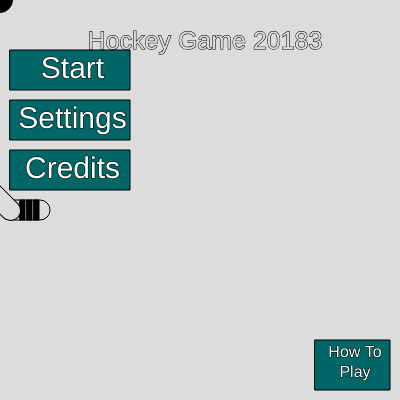
Frame 1 (no input)
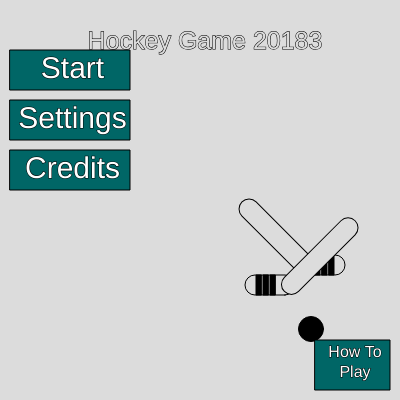
Frame 60 (no input)
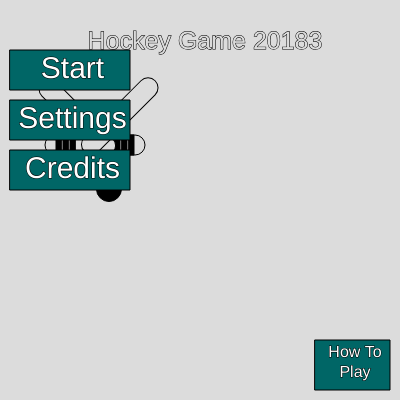
Frame 120 (the mouse pressed at the canvas centre since frame 60)

The p5.js sketch that drew these frames (run headless with seeded random() and noise() and a simulated clock; from frame 60 on, the mouse is pressed at the canvas centre):

// p5.js sketch
// ── sketch.js
function setup() {
  createCanvas(400, 400);
  background(220);
	textAlign(CENTER);
}
// an in-game variable, controlling 
// where you are looking on the map.
var buttonArray = [];
var scroll = [0, 0];
var Score = 100;
var Players = 0;
var PlayerType = 0;
var playerSpeed = 5;
var CompleteControl = false;
// controls what you see
var scene = 1;
var inGame = false;
var GameMode = 0;
// Changes the difficulty of the CPUs and the 
// color of the buttons
var difficulty = 1;
var stick1 = [0, 200, 1, 0];
var stick2 = [0, 0, 0, 1];
var puck = [0, 0, 0, 0];
// Key Changing Variables
var changeKey = 0;
var P1 = {Up: 38, Down: 40, Left: 37, Right: 39, shoot: 77, keyName: {}, speedX: 0, speedY: 0};
var P2 = {Up: 87, Down: 83, Left: 65, Right: 68, shoot: 82, keyName: {}, speedX: 0, speedY: 0};
P1.keyName = {Up: "Up Arrow", Down: "Down Arrow", Left: "Left Arrow", 
							Right: "Right Arrow", Shoot: "M"};
P2.keyName = {Up: "W", Down: "S", Left: "A", Right: "D", Shoot: "R"};

var team1 = [];
var team2 = [];

var teamCreate = function (color1, color2, color3, color4) {
	for (var i = 0; i < 10; i ++) {
		team1[i] = {posX: 0, posY: 0, facing: 0, UserAssigned: 0, color:color1};
		console.log(1);
	}
	team1[0].posNum = 1;
	team1[1].posNum = 1;
	team1[2].posNum = 2;
	team1[3].posNum = 2;
	team1[4].posNum = 3;
	team1[5].posNum = 3;
	team1[6].posNum = 4;
	team1[7].posNum = 4;
	team1[8].posNum = 5;
	team1[9].posNum = 5;
	for (i = 10; i < 12; i ++) {
		team1[i] = {posX: 0, posY: 0, facing:0, UserAssigned: 0, color:color2, posNum:6}
		console.log(1);
	}
	for (i = 0; i < 10; i ++) {
		team2[i] = {posX: 0, posY: 0, facing:0, UserAssigned: 0, color:color3}
		console.log(1);
	}
	team2[0].posNum = 1;
	team2[1].posNum = 1;
	team2[2].posNum = 2;
	team2[3].posNum = 2;
	team2[4].posNum = 3;
	team2[5].posNum = 3;
	team2[6].posNum = 4;
	team2[7].posNum = 4;
	team2[8].posNum = 5;
	team2[9].posNum = 5;
	for (i = 10; i < 12; i ++) {
		team2[i] = {posX: 0, posY: 0, facing:0, UserAssigned: 0, color:color4, posNum:6}
		console.log(1);
	}
}

// creates genaralised button & Slider variables
var OneButton = true;
// Sliders
function slider (min, max, x, y, w, h, scene, title, valueChange, pos) {
	this.x = x;
	this.y = y;
	this.width = w;
	this.height = h;
	this.scene = scene;
	this.words = title;
	this.min = min;
	this.max = max + valueChange;
	this.pos = pos;
	this.hovering = false;
	this.change = valueChange;
}

slider.prototype.hover = function () {
	this.hovering = false;
	if (scene === this.scene) {
		noFill();
		rect(this.x, this.y + this.height / 3, this.width, this.height / 3);
		if (difficulty === 1) {
			fill(0, 102, 102);
		}
		else if (difficulty === 2) {
			fill(10, 51, 102);
		}
		else {
			fill(10, 10, 102);
		}
		rect(this.x + this.pos * this.width / (this.max - this.min), this.y, 
				 this.width / (this.max - this.min), this.height);
		text(this.words, this.x, this.y - 15, this.width, this.height);
		fill(255, 255, 255);
		text(this.pos, this.x + this.pos * this.width / (this.max - this.min), this.y + this.height / 5, 
				 this.width / (this.max - this.min), this.height);
		if (mouseX > this.x && mouseX < this.x + this.width && mouseY > this.y && mouseY < this.y + this.height) {
			this.hovering = true;
		}
	}
}

slider.prototype.posChange = function () {
	if ((this.pos + this.change / 2) * this.width / (this.max - this.min) + this.width / (this.max - this.min) < mouseX && 
				this.scene === scene && this.pos + this.change <= this.max) {
			this.pos += this.change;
	}
	else if ((this.pos - this.change / 2) * this.width / (this.max - this.min) + this.width / (this.max - this.min) > mouseX && 
				this.scene === scene && this.pos - this.change >= this.min) {
		this.pos -= this.change;
		
	}
}

function button (x, y, width, height, scene, text, TextSize, scene2)  {
  this.x = x;
  this.y = y;
  this.width = width;
  this.height = height;
  this.scene = scene;
  this.words = text;
  this.hovering = false;
	this.TextSize = TextSize;
	this.gotoScene = scene2;
}
button.prototype.draw = function () {
	if (this.scene === scene) {
		if (this.hovering) {
			if (difficulty === 1) {
				fill(102, 102, 0);
			}
			else if (difficulty === 2) {
				fill(102, 51, 10);
			}
			else {
				fill(102, 10, 10);
			}
			rect(this.x, this.y, this.width, this.height);
			fill(255, 255, 255);
			text(this.words, this.x + 5, this.y + 5, 
				 this.width - 5, 
				 this.height - 5);
		} 
		else {
			if (difficulty === 1) {
				fill(0, 102, 102);
			}
			else if (difficulty === 2) {
				fill(10, 51, 102);
			}
			else {
				fill(10, 10, 102);
			}
			rect(this.x, this.y, this.width, this.height);
			fill(255, 255, 255);
			text(this.words, this.x + 5, this.y + 5, 
				 this.width - 5, 
				 this.height - 5);
		}
	}
}
// conatins the code for drawing the buttons
// calls the function to change the color of the button
// & change a variable on wheather the button is selected.
button.prototype.hover = function (lll) {
	textSize(this.TextSize);
  if (this.x < mouseX && this.y < mouseY && 
      this.x + this.width > mouseX && this.y + this.height > mouseY && 
      scene === this.scene) {
		if (OneButton) {
			OneButton = false;
			if (difficulty === 1) {
				fill(102, 102, 0);
			}
			else if (difficulty === 2) {
				fill(102, 51, 10);
			}
			else {
				fill(102, 10, 10);
			}
			if (lll === 3) {
				fill(102, 102, 0);
			}
			else if (lll === 2) {
				fill(102, 51, 10);
			}
			else if (lll === 1) {
				fill(102, 10, 10);
			}
			rect(this.x, this.y, this.width, this.height);
			fill(255, 255, 255);
			text(this.words, this.x + 5, this.y + 5, 
				 this.width - 5, 
				 this.height - 5);
			this.hovering = true;
		} else {
			if (difficulty === 1) {
				fill(0, 102, 102);
			}
			else if (difficulty === 2) {
				fill(10, 51, 102);
			}
			else {
				fill(10, 10, 102);
			}
			if (lll === 3) {
				fill(0, 102, 102);
			}
			else if (lll === 2) {
				fill(10, 51, 102);
			}
			else if (lll === 1) {
				fill(10, 10, 102);
			}
  		rect(this.x, this.y, this.width, this.height);
    	fill(255, 255, 255);
  		text(this.words, this.x + 5, this.y + 5, 
      	 this.width - 5, 
      	 this.height - 5);
			this.hovering = false;
		}
	}
  else {
    if (scene === this.scene) {
			if (difficulty === 1) {
				fill(0, 102, 102);
			}
			else if (difficulty === 2) {
				fill(10, 51, 102);
			}
			else {
				fill(10, 10, 102);
			}
			if (lll === 3) {
				fill(0, 102, 102);
			}
			else if (lll === 2) {
				fill(10, 51, 102);
			}
			else if (lll === 1) {
				fill(10, 10, 102);
			}
  		rect(this.x, this.y, this.width, this.height);
    	fill(255, 255, 255);
  		text(this.words, this.x + 5, this.y + 5, 
      	 this.width - 5, 
      	 this.height - 5);
    }
    this.hovering = false;
  }
}
var credits = "Coded By: Rookitmin, Printear, Winnie And The Guy Next Door." + 
					 " Also I\'d Like to thank Aadsta, Sheepdude and all of my other" + 
						" sponsers. This Assingment was coded in Approxamitly ... 10 Hours?" + 
						" has it really been that long? ... I guess so. huh. well... here are " + 
						"the real credits: Rookitmin, Ali596087, and Minirals in collaboration " +
						"With the grade three's ... Hockey Dude, and Ringette Girl.";
var creditScroll = 400;
var sliderPlayerSpeed = new slider (0, 15, 10, 200, 380, 20, 2, "Player Speed", 0.5, 8.5);
var sliderCPUSpeed = new slider (0, 15, 10, 250, 380, 20, 2, "CPU Speed", 0.5, 7.5);
buttonArray.push (new button (10, 10, 75, 25, 2, "Main Menu", 12, 1));  //0
buttonArray.push (new button (10, 10, 75, 25, 3, "Main Menu", 12, 1)); //1
buttonArray.push (new button (10, 10, 75, 25, 5, "Main Menu", 12, 1)); //2
buttonArray.push (new button (10, 10, 75, 25, 6, "Main Menu", 12, 1)); //3
buttonArray.push (new button (315, 365, 75, 25, 7, "Main Menu", 12, 1)); //4
buttonArray.push (new button (10, 10, 75, 25, 9, "Main Menu", 12, 1));  //5
buttonArray.push (new button (10, 10, 75, 25, 10, "Main Menu", 12, 1)); //6
buttonArray.push (new button (10, 10, 75, 25, 4, "Main Menu", 12, 1));  //7
buttonArray.push (new button (10, 10, 75, 25, 11, "Main Menu", 12, 1)); //8
buttonArray.push (new button (10, 50, 120, 40, 1, "Start", 30, 9));    //9
buttonArray.push (new button (315, 340, 75, 50, 1, "How To Play", 16, 4)); //10
buttonArray.push (new button (10, 100, 120, 40, 1, "Settings", 30, 2));  //11
buttonArray.push (new button (20, 50, 75, 30, 2, "Difficulty", 16, 3));  //12
buttonArray.push (new button (20, 50, 75, 30, 999, "Difficulty", 16, 3)); //13
buttonArray.push (new button (30, 150, 75, 30, 3, "Hard", 16, 2));        //14
buttonArray.push (new button (30, 100, 75, 30, 3, "Medium", 16, 2));      //15
buttonArray.push (new button (30, 50, 75, 30, 3, "Easy", 16, 2));         //16
buttonArray.push (new button (325, 10, 50, 20, 2, "back", 12, 1));        //17
buttonArray.push (new button (325, 10, 50, 20, 3, "back", 12, 2));        //18
buttonArray.push (new button (325, 10, 50, 20, 5, "back", 12, 2));        //19
buttonArray.push (new button (325, 10, 50, 20, 6, "back", 12, 2));        //20
buttonArray.push (new button (325, 10, 50, 20, 9, "back", 12, 1));        //21
buttonArray.push (new button (325, 10, 50, 20, 10, "back", 12, 9));       //22
buttonArray.push (new button (325, 10, 50, 20, 11, "back", 12, 9));       //23
buttonArray.push (new button (0, 0, 400, 200, 9, "One Player", 30, 11));   //24
buttonArray.push (new button (0, 200, 400, 200, 9, "Two Players", 30, 10));//25
buttonArray.push (new button (0, 0, 400, 200, 10, "Versus", 30, 11));      //26
buttonArray.push (new button (0, 200, 400, 200, 10, "Same Team", 30, 11)); //27
buttonArray.push (new button (95, 95, 100, 100, 11, "Single Match", 16, 12)); //28
buttonArray.push (new button (205, 95, 100, 100, 11, "Tournament", 16, 12));  //29
buttonArray.push (new button (95, 205, 100, 100, 11, "Ringette", 16, 12));    //30
buttonArray.push (new button (205, 205, 100, 100, 11, "Practice Match", 16)); //31
buttonArray.push (new button (20, 100, 75, 30, 2, "Controls", 16, 5));       //32
buttonArray.push (new button (325, 355, 50, 20, 5, "Next", 12 , 6));          //33
buttonArray.push (new button (10, 355, 50, 20, 6, "Prev", 12, 5));           //34
buttonArray.push (new button (10, 150, 120, 40, 1, "Credits", 30, 7));       //35
buttonArray.push (new button (80, 45, 80, 45, 5, "bind Player 1 Up key", 12, 0)); //36
buttonArray.push (new button (80, 135, 80, 45, 5, "bind Player 1 Down key", 12, 0)); //37
buttonArray.push (new button (80, 225, 80, 45, 5, "bind Player 1 Left key", 12, 0)); //38
buttonArray.push (new button (80, 315, 80, 45, 5, "bind Player 1 Right key", 12, 0));//39
buttonArray.push (new button (80, 45, 80, 45, 6, "bind Player 1 Shoot key", 12, 0)); //40
buttonArray.push (new button (240, 45, 80, 45, 5, "bind Player 2 Up key", 12, 0));   //41
buttonArray.push (new button (240, 135, 80, 45, 5, "bind Player 2 Down key", 12, 0));//42
buttonArray.push (new button (240, 225, 80, 45, 5, "bind Player 2 Left key", 12, 0));//43
buttonArray.push (new button (240, 315, 80, 45, 5, "bind Player 2 Right key", 12, 0));//44
buttonArray.push (new button (240, 45, 80, 45, 6, "bind Player 2 Shoot key", 12, 0));//45

var DrawButton = function () {
	for (var i = 0; i < buttonArray.length; i ++) {
		if (i >= 14 && i <= 16) {
			buttonArray[i].hover(i - 13);
		} 
		else {
		buttonArray[i].hover();
		}
	}
}
var detectSceneChange = function () {
	for (var i = 0; i < buttonArray.length; i ++) {
		if (buttonArray[i].hovering && buttonArray[i].gotoScene >= 1) {
			scene = buttonArray[i].gotoScene;
			if (i === 14) {
				difficulty = 3;
				console.log(1);
			}
			else if (i === 15) {
				difficulty = 2;
			}
			else if (i === 16) {
				difficulty = 1;
			}
			if (buttonArray[i].gotoScene === 12) {
				inGame = true;
				teamCreate(color(255, 0, 0), color(255, 102, 102), color(0, 255, 0), color(102, 255, 102));
				if (i === 28) {
					gameMode = 1;
				}
				if (i === 29) {
					gameMode = 2;
				}
				if (i === 30) {
					gameMode = 3;
				}
				if (i === 31) {
					gameMode = 4;
				}
			}
		} else if (buttonArray[i].gotoScene === 0 && buttonArray[i].hovering) {
			if (i === 36) {
				changeKey = 1;
			}
			else if (i === 37) {
				changeKey = 2;
			}
			else if (i === 38) {
				changeKey = 3;
			}
			else if (i === 39) {
				changeKey = 4;
			}
			else if (i === 40) {
				changeKey = 5;
			}
			else if (i === 41) {
				changeKey = 6;
			}
			else if (i === 42) {
				changeKey = 7;
			}
			else if (i === 43) {
				changeKey = 8;
			}
			else if (i === 44) {
				changeKey = 9;
			}
			else if (i === 45) {
				changeKey = 10;
			}
		}
	}
}
var speedPos1 = 5 - P1.speedX / 5;
var speedNeg1 = P1.speedX / 5 - 5;
var speedPos2 = 5 - P1.speedY / 5;
var speedNeg2 = P1.speedY / 5 - 5;
var puck1 = [0, 0, 0, 0];
var ignore = false;
var dleayl = 0;
var drawPuck = function () {
	fill(0, 0, 0);
	if (puck1[0] * -1 <= team1[0].posX - 200 + 20 && puck1[0] * -1 >= team1[0].posX - 200 - 20 && 
			puck1[1] * -1 <= team1[0].posY - 200 + 20 && puck1[1] * -1 >= team1[0].posY - 200 - 20 && !ignore) {
		if (!keyIsDown(P1.shoot)) {
			puck1[0] = 0 - (team1[0].posX - 200);
			puck1[1] = 0 - (team1[0].posY - 200);
			ellipse(puck1[0] + 5, puck1[1] + 5, 20, 20);
		} 
		else {
			puck1[2] = team1[0].facing;
			puck1[3] = 5;
			ellipse(puck1[0], puck1[1], 20, 20);
			ignore = true;
			delayl = 0;
		}
	}
	else {
		if (ignore) {
			delayl ++;
			if (delayl > 50) {
				ignore = false;
			}
		}
		ellipse(puck1[0], puck1[1], 20, 20);
		if (puck1[2] === 45) {
			puck1[0] += puck1[3] / 2;
			puck1[1] -= puck1[3] / 2;
		}
		else if (puck1[2] === 90) {
			puck1[0] += puck1[3];
		}
		else if (puck1[2] === 135) {
			puck1[0] += puck1[3] / 2;
			puck1[1] += puck1[3] / 2;
		}
		else if (puck1[2] === 180) {
			puck1[1] += puck1[3];
		}
		else if (puck1[2] === 225) {
			puck1[0] -= puck1[3] / 2;
			puck1[1] += puck1[3] / 2;
		}
		else if (puck1[2] === 270) {
			puck1[0] -= puck1[3];
		}
		else if (puck1[2] === 315) {
			puck1[0] -= puck1[3] / 2;
			puck1[1] -= puck1[3] / 2;
		}
		else if (puck1[2] === 0) {
			puck1[1] -= puck1[3];
		}
		if (puck1[3] > 0) {
			puck1[3] -= 0.01;
		}
		else {
			puck1[3] = 0;
		}
		if (puck1[0] < -800) {
			puck1[0] = -800;
			if (puck1[2] === 225) {
				puck1[2] = 135;
			}
			else if (puck1[2] === 270) {
				puck1[2] = 90;
			}
			else if (puck1[2] === 315) {
				puck1[2] = 45;
			}
		}
		if (puck1[0] > 800) {
			puck1[0] = 800;
			if (puck1[2] === 135) {
				puck1[2] = 225;
			}
			else if (puck1[2] === 90) {
				puck1[2] = 270;
			}
			else if (puck1[2] === 45) {
				puck1[2] = 315;
			}
		}
		if (puck1[1] < -800) {
			puck1[1] = -800;
			if (puck1[2] === 315) {
				puck1[2] = 225;
			}
			else if (puck1[2] === 0) {
				puck1[2] = 180;
			}
			else if (puck1[2] === 45) {
				puck1[2] = 135;
			}
		}
		if (puck1[1] > 800) {
			puck1[1] = 800;
			if (puck1[2] === 225) {
				puck1[2] = 315;
			}
			else if (puck1[2] === 180) {
				puck1[2] = 0;
			}
			else if (puck1[2] === 135) {
				puck1[2] = 45;
			}
		}
	}
}

function draw() {
  if (inGame) {
		speedPos1 = playerSpeed - P1.speedX / playerSpeed;
		speedNeg1 = P1.speedX / playerSpeed - playerSpeed;
		speedPos2 = playerSpeed - P1.speedY / playerSpeed;
		speedNeg2 = P1.speedY / playerSpeed - playerSpeed;
  	background(220);
		resetMatrix();
		translate(team1[0].posX, team1[0].posY);
		fill(225, 225, 255);
		for (var i = -800; i < 800; i += 100) {
			for (var j = -800; j < 800; j += 100) {
				rect(i, j, 100, 100);
			}
		}
		drawPuck();
		resetMatrix();
		fill(team1[0].color);
		translate(200, 200);
		rotate(team1[0].facing);
		ellipse(0, 0, 50, 15);
		ellipse(0, 0, 25, 25);
		if (P1.speedX > 0) {
			if (P1.speedX > 0.1) {
				P1.speedX -= 0.1;
			}
			else {
				P1.speedX = 0;
			}
		}
		else if (P1.speedX < 0) {
			if (P1.speedX < -0.1) {
				P1.speedX += 0.1;
			}
			else {
				P1.speedX = 0;
			}
		}
		if (P1.speedY > 0) {
			if (P1.speedY > 0.1) {
				P1.speedY -= 0.1;
			}
			else {
				P1.speedY = 0;
			}
		}
		else if (P1.speedY < 0) {
			if (P1.speedY < -0.1) {
				P1.speedY += 0.1;
			}
			else {
				P1.speedY = 0;
			}
		}
		if (team1[0].posX - 200 < -800 || team1[0].posX - 200 > 800) {
			P1.speedX = P1.speedX * -1;
			team1[0].posX = constrain(team1[0].posX, -1000, 600);
		}
		if (team1[0].posY - 200 < -800 || team1[0].posY - 200 > 800) {
			P1.speedY = P1.speedY * -1;
			team1[0].posY = constrain(team1[0].posY, -1000, 600);
		}
		team1[0].posX += P1.speedX;
		team1[0].posY += P1.speedY;
		if (keyIsDown(P1.Up)) {
			if (keyIsDown(P1.Left)) {
				team1[0].facing = 315;
				P1.speedX = speedPos1 * 2 / 3;
				P1.speedY = speedPos2 * 2 / 3;
			} 
			else if (keyIsDown(P1.Right)) {
				team1[0].facing = 45;
				P1.speedX = speedNeg1 * 2 / 3;
				P1.speedY = speedPos2 * 2 / 3;
			}
			else if (keyIsDown(P1.Down)) {
				
			}
			else {
				team1[0].facing = 0;
				P1.speedY = speedPos2;
			}
		}
		else if (keyIsDown(P1.Down)) {
			if (keyIsDown(P1.Left)) {
				team1[0].facing = 225;
				P1.speedX = speedPos1 * 2 / 3;
				P1.speedY = speedNeg2 * 2 / 3;
			} 
			else if (keyIsDown(P1.Right)) {
				team1[0].facing = 135;
				P1.speedX = speedNeg1 * 2 / 3;
				P1.speedY = speedNeg2 * 2 / 3;
			}
			else if (keyIsDown(P1.Up)) {
			}
			else {
				team1[0].facing = 180;
				P1.speedY = speedNeg2;
			}
		}
		else if (keyIsDown(P1.Left)) {
			if (keyIsDown(P1.Right)) {
			}
			else {
				team1[0].facing = 270;
				P1.speedX = speedPos1;
			}
		}
		else if (keyIsDown(P1.Right)) {
			if (keyIsDown(P1.Left)) {
			}
			else {
				team1[0].facing = 90;
				P1.speedX = speedNeg1;
			}
		}
  } 
	else {
		background(220);
		angleMode(DEGREES);
		if (scene === 1) {
			background(220, 220, 220);
			fill(220, 220, 220);
			stroke(0, 0, 0);
			resetMatrix();
			translate(stick1[0], stick1[1]);
			rect(0, 0, 50, 20, 30);
			fill(0, 0, 0);
			rect(20, 0, 5, 20);
			rect(27, 0, 5, 20);
			rect(34, 0, 5, 20);
			fill(220, 220, 220);
			rotate(225);
			rect(-25, -10, 100, 20, 30);
			resetMatrix();
			translate(stick2[0], stick2[1]);
			rotate(180);
			rect(0, 0, 50, 20, 30);
			fill(0, 0, 0);
			rect(20, 0, 5, 20);
			rect(27, 0, 5, 20);
			rect(34, 0, 5, 20);
			fill(220, 220, 220);
			rotate(135);
			rect(-5, -20, 100, 20, 30);
			resetMatrix();
			fill(0, 0, 0);
			ellipse(puck[0], puck[1], 25, 25);
			if (stick1[0] < 50) {
				stick1[3] = 0;
				stick1[0] += 5;
			} 
			else if (stick1[0] > 340 || stick1[3] === 1) {
				stick1[3] = 1;
				stick1[0] -= 5;
			} 
			else {
				stick1[0] += 5;
			}
			if (stick1[1] < 50) {
				stick1[4] = 0;
				stick1[1] += 5;
			} 
			else if (stick1[1] > 370 || stick1[4] === 1) {
				stick1[4] = 1;
				stick1[1] -= 5;
			} 
			else {
				stick1[1] += 5;
			}
			if (stick2[0] < 50) {
				stick2[3] = 0;
				stick2[0] += 5;
			} 
			else if (stick2[0] > 340 || stick2[3] === 1) {
				stick2[3] = 1;
				stick2[0] -= 5;
			} 
			else {
				stick2[0] += 5;
			}
			if (stick2[1] < 50) {
				stick2[4] = 0;
				stick2[1] += 5;
			} 
			else if (stick2[1] > 370 || stick2[4] === 1) {
				stick2[4] = 1;
				stick2[1] -= 5;
			} 
			else {
				stick2[1] += 5;
			}
			if (puck[0] < 50) {
				puck[3] = 0;
				puck[0] += 7;
			} 
			else if (puck[0] > 340 || puck[3] === 1) {
				puck[3] = 1;
				puck[0] -= 7;
			} 
			else {
				puck[0] += 5;
			}
			if (puck[1] < 50) {
				puck[4] = 0;
				puck[1] += 7;
			} 
			else if (puck[1] > 370 || puck[4] === 1) {
				puck[4] = 1;
				puck[1] -= 7;
			} 
			else {
				puck[1] += 7;
			}
			textSize(25);
			fill(220, 220, 220);
			text("Hockey Game 20183", 10, 30, 390);
		}
		DrawButton();
		buttonArray[5].draw();
		buttonArray[6].draw();
		buttonArray[21].draw();
		buttonArray[22].draw();
		if (changeKey != 0) {
			if (changeKey === 1 & keyIsPressed) {
				P1.Up = keyCode;
				P1.keyName.Up = key;
				changeKey = 0;
			}
			if (changeKey === 2 & keyIsPressed) {
				P1.Down = keyCode;
				P1.keyName.Down = key;
				changeKey = 0;
			}
			if (changeKey === 3 & keyIsPressed) {
				P1.Left = keyCode;
				P1.keyName.Left = key;
				changeKey = 0;
			}
			if (changeKey === 4 & keyIsPressed) {
				P1.Right = keyCode;
				P1.keyName.Right = key;
				changeKey = 0;
			}
			if (changeKey === 6 & keyIsPressed) {
				P2.Up = keyCode;
				P2.keyName.Up = key;
				changeKey = 0;
			}
			if (changeKey === 7 & keyIsPressed) {
				P2.Down = keyCode;
				P2.keyName.Down = key;
				changeKey = 0;
			}
			if (changeKey === 8 & keyIsPressed) {
				P2.Left = keyCode;
				P2.keyName.Left = key;
				changeKey = 0;
			}
			if (changeKey === 9 & keyIsPressed) {
				P2.Right = keyCode;
				P2.keyName.Right = key;
				changeKey = 0;
			}	
			if (changeKey === 5 & keyIsPressed) {
				P1.shoot = keyCode;
				P1.keyName.Shoot = key;
				changeKey = 0;
			}
			if (changeKey === 10 & keyIsPressed) {
				P2.shoot = keyCode;
				P2.keyName.Shoot = key;
				changeKey = 0;
			}
		}
		OneButton = true;
		if (CompleteControl) {
			sliderPlayerSpeed.hover();
			sliderCPUSpeed.hover();
			if (mouseIsPressed) {
				if (sliderPlayerSpeed.hovering) {
					sliderPlayerSpeed.posChange();
					playerSpeed = sliderPlayerSpeed.pos;
				}
				if (sliderCPUSpeed.hovering) {
					sliderCPUSpeed.posChange();
				}
			}
		}
		if (scene === 7) {
			background(155, 0, 155);
			fill(0, 0, 0);
			textSize(15);
			text(credits, 40, 0 + creditScroll, 320, 320);
			textSize(30);
			if (creditScroll > 0) {
				text("AND YOU! Thanks For Playing!", 40, 200 + creditScroll, 320, 120);
			} else if (creditScroll > -50) {
				text("AND YOU! Thanks For Playing!", 40, 200 + creditScroll / 2, 320, 120);
			} else {
				text("AND YOU! Thanks For Playing!", 40, 175, 320, 120);
			}
			creditScroll -= 1;
			if (creditScroll < -400) {
				scene = 1;
				creditScroll = 400;
			}
		}
		if (scene === 8) {
			textSize(35);
			text("Game Over", 100, 100, 200, 200);
			textSize(30);
			if (GameMode === 1 || GameMode === 2) {
				text("Your Score Is:", 100, 150, 200, 150);
				text(Score + " points.", 100, 200, 200, 100);
			}
			if (GameMode === 3) {
				text("Your Score Is:", 100, 150, 200, 150);
				text(Score + " Goals.", 100, 200, 200, 100);
			}
			if (GameMode === 4) {
				text("Your'e in:", 100, 150, 200, 150);
				text(Score + "th place.", 100, 200, 200, 100);
			}
		}
		if (scene === 4) {
			fill("black");
			textSize(30);
			text("The Keys to Move are " + P2.keyName.Up + " - " + P2.keyName.Down + " - " + P2.keyName.Left + " - " + 
					 P2.keyName.Right + " with " + P2.keyName.Shoot + " to shoot (Player 2) " + 
					 "& " + P1.keyName.Up + " - " + P1.keyName.Down + " - " + P1.keyName.Left + " - " + P1.keyName.Right + " with " + 
					 P1.keyName.Shoot + " to shoot (Player 1).", 50, 50, 300, 300);
		}
  }
}
function mousePressed () {
	if (!inGame) {
		detectSceneChange();
  }
}

function keyTyped() {
	if (key === 'v') {
		scene = 1;
		inGame = false;
	}
	else if (key === 'b') {
		CompleteControl = true;
		teamCreate(color(255, 0, 0), color(255, 102, 102), color(0, 255, 0), color(102, 255, 102));
		inGame = true;
		scene = 12;
	}
}

// ── Nets.js
function Net (x1, y1, x2, y2, facing) {
	this.p1 = createVector(x1, y1);
	this.p2 = createVector(x2, y2);
	this.facing = facing;
	this.testPuck = function (pX, pY, pD, team) {
		if (pX > this.p1.x && pX < this.p2.x && ((pY >= this.p1.y && this.facing === 1 && pD > 90 && pD < 270) || (pY <= this.p1.y && this.facing === -1))) {
			if (team === 1) {
				score.t1 ++;
			}
			else {
				score.t2 ++;
			}
		}
	}
	
	this.draw = function () {
		stroke(0, 0, 0);
		strokeWeight(5);
		if (this.facing === 0) {
			line(this.p1.x, this.p1.y, this.p1.x, this.p2.y);
			line(this.p1.x, this.p2.y, this.p2.x, this.p2.y);
			line(this.p2.x, this.p2.y, this.p2.x, this.p1.y);
		}
		else {
			line(this.p1.x, this.p1.y, this.p1.x, this.p2.y);
			line(this.p1.x, this.p1.y, this.p2.x, this.p1.y);
			line(this.p2.x, this.p2.y, this.p2.x, this.p1.y);
		}
		strokeWeight(1);
	}
}

// ── style.css
html, body {
  margin: 0;
  padding: 0;
	background-color: rgb(100, 100, 100);
}
canvas {
  display: block;
	border: 10px ridge red;
 	margin: auto;
}
